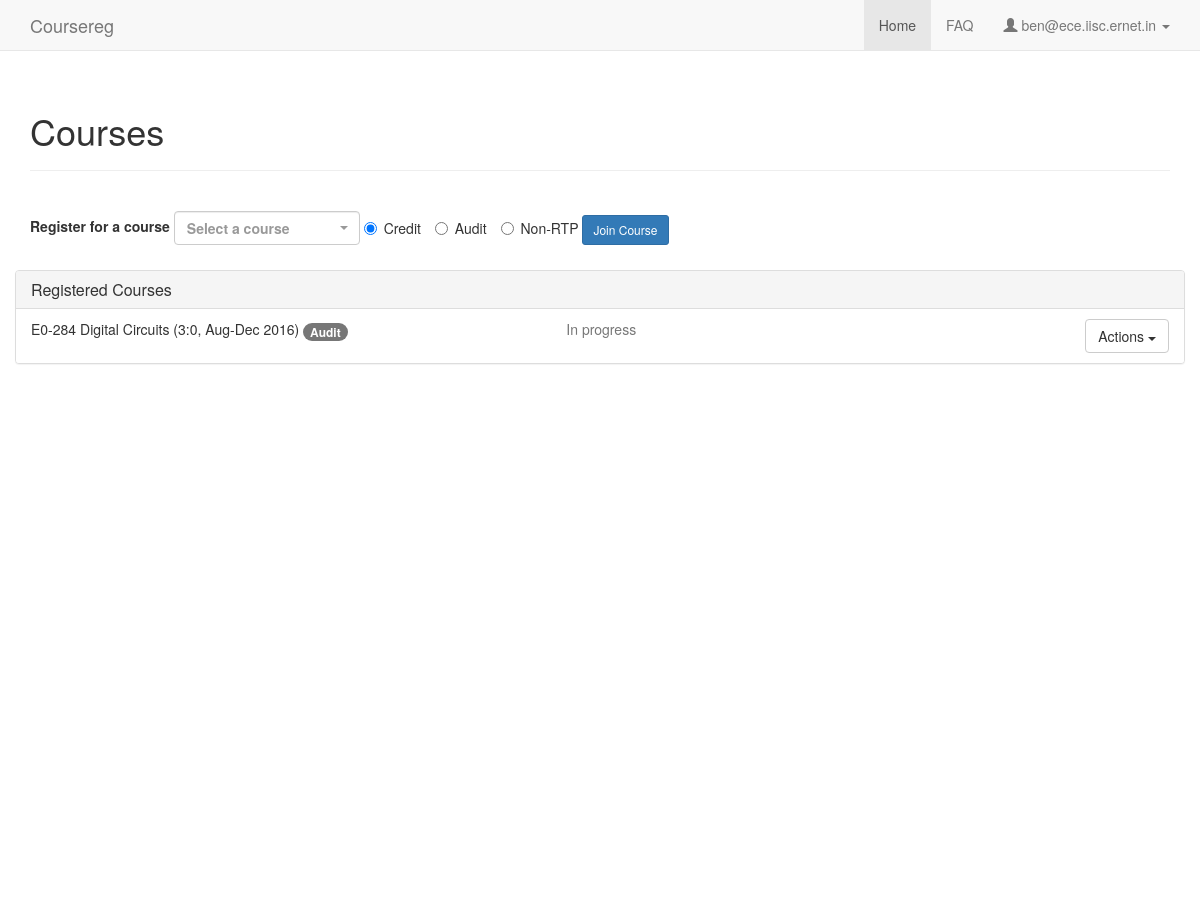
/ (signed in), run on an earlier commit of the app's database.
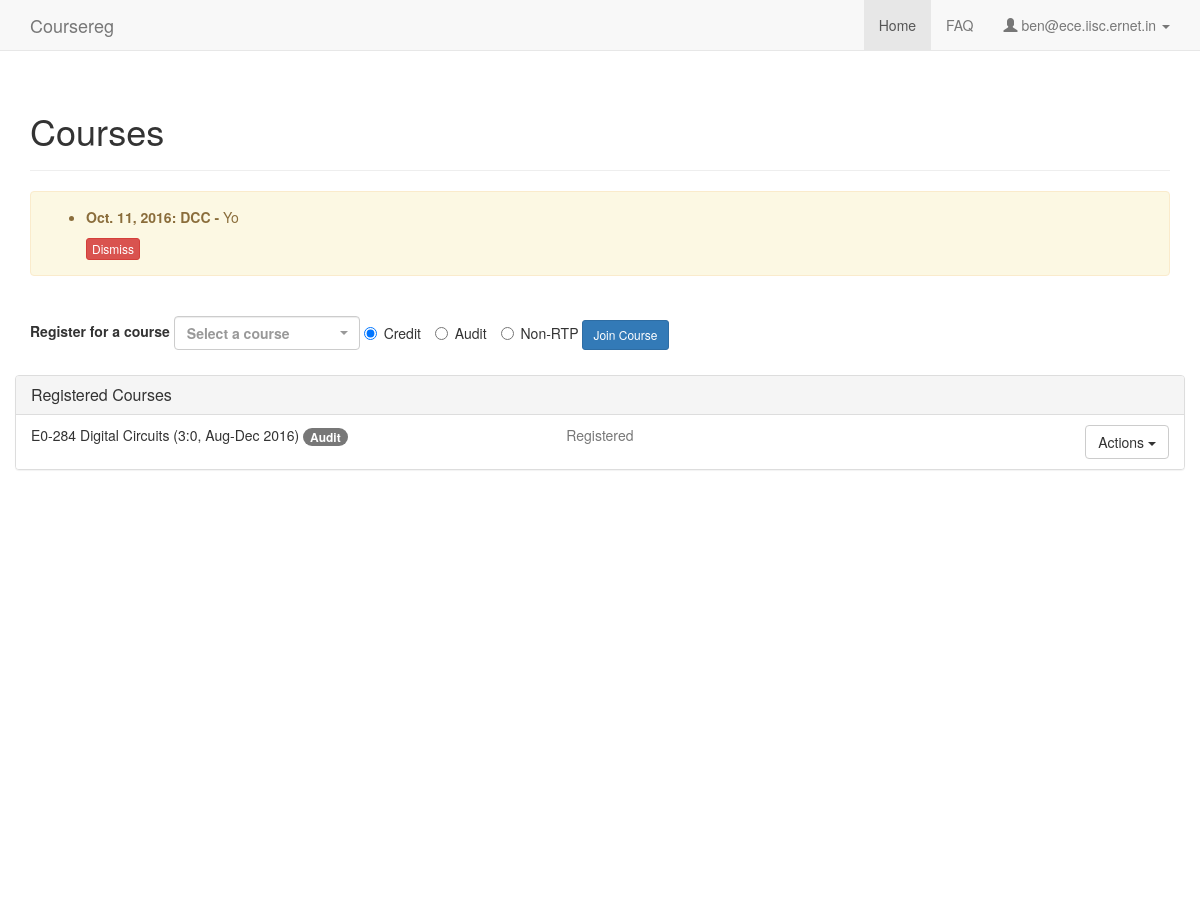
And on a later commit of the database.
### coursereg/models.py (models this page shows, shortened)
class Participant(models.Model):
    PARTICIPANT_STUDENT = 0
    PARTICIPANT_INSTRUCTOR = 1
    PARTICIPANT_TA = 2
    PARTICIPANT_CHOICES = (
        (PARTICIPANT_STUDENT, 'Student'),
        (PARTICIPANT_INSTRUCTOR, 'Instructor'),
        (PARTICIPANT_TA, 'TA'),
    )
    user = models.ForeignKey('User', on_delete=models.CASCADE)
    course = models.ForeignKey('Course', on_delete=models.CASCADE)
    participant_type = models.IntegerField(default=PARTICIPANT_INSTRUCTOR, choices=PARTICIPANT_CHOICES)
    registration_type = models.ForeignKey('RegistrationType', null=True, on_delete=models.CASCADE)
    is_drop = models.BooleanField(default=False)
    grade = models.ForeignKey('Grade', on_delete=models.CASCADE, blank=True, null=True)
    should_count_towards_cgpa = models.BooleanField(default=True)
    lock_from_student = models.BooleanField(default=False)
    created_at = models.DateTimeField(auto_now_add=True)
    updated_at = models.DateTimeField(auto_now=True)
    def get_status_desc(self):
        if self.is_drop:
            return 'Dropped this course'
        if self.grade == None:
            if self.user.is_dcc_review_pending or self.user.is_adviser_review_pending:
                return 'In progress'
            else:
                return 'Registered'
        else:
            return self.grade
    def get_reg_type_desc(self):
        if self.is_drop:
            return 'Drop'
        else:
            return self.registration_type

class User(AbstractBaseUser, PermissionsMixin):
    USER_TYPE_STUDENT = 0
    USER_TYPE_FACULTY = 1
    USER_TYPE_DCC = 2
    USER_TYPE_OTHER = 3
    USER_TYPE_CHOICES = (
        (USER_TYPE_STUDENT, "Student"),
        (USER_TYPE_FACULTY, "Faculty"),
        (USER_TYPE_DCC, "DCC"),
        (USER_TYPE_OTHER, "Other"),
    )
    email = models.EmailField(max_length=254, unique=True)
    full_name = models.CharField(max_length=250)
    user_type = models.IntegerField(default=USER_TYPE_OTHER, choices=USER_TYPE_CHOICES)
    adviser = models.ForeignKey('self', null=True, blank=True, on_delete=models.CASCADE, limit_choices_to={'user_type': USER_TYPE_FACULTY})
    degree = models.ForeignKey(Degree, on_delete=models.CASCADE, null=True, blank=True)
    department = models.ForeignKey(Department, on_delete=models.CASCADE, null=True)
    date_joined = models.DateTimeField(default=timezone.now)
    sr_no = models.CharField(max_length=200, default='-')
    telephone = models.CharField(max_length=100, default='', blank=True)
    is_dcc_review_pending = models.BooleanField(default=False)
    is_dcc_sent_notification = models.BooleanField(default=False)
    is_adviser_review_pending = models.BooleanField(default=False)
    is_staff = models.BooleanField(default=False)
    is_active = models.BooleanField(default=True)
    objects = CustomUserManager()
    USERNAME_FIELD = 'email'
    REQUIRED_FIELDS = []

class Course(models.Model):
    num = models.CharField(max_length=100)
    title = models.CharField(max_length=200)
    department = models.ForeignKey(Department, on_delete=models.CASCADE)
    term = models.ForeignKey(Term)
    credits = models.CharField(max_length=100, default='', verbose_name="Credits (ex: 3:0)")
    should_count_towards_cgpa = models.BooleanField(default=True)
    is_instructor_review_pending = models.BooleanField(default=False)
    created_at = models.DateTimeField(auto_now_add=True)
    updated_at = models.DateTimeField(auto_now=True)
    timings = models.CharField(max_length=100, default='Not fixed yet')
    def is_last_cancellation_date_passed(self):
        return timezone.now() > self.term.last_cancellation_date
    def is_last_conversion_date_passed(self):
        return timezone.now() > self.term.last_conversion_date
    def is_last_drop_date_passed(self):
        return timezone.now() > self.term.last_drop_date
    def __unicode__(self):
        return self.num + ' ' + self.title + ' (%s, %s)' % (self.credits, self.term)

class Term(models.Model):
    name = models.CharField(max_length=100)
    year = models.CharField(max_length=4)
    start_reg_date = models.DateTimeField(default=timezone.now)
    last_reg_date = models.DateTimeField(default=timezone.now)
    last_adviser_approval_date = models.DateTimeField(default=timezone.now)
    last_instructor_approval_date = models.DateTimeField(default=timezone.now)
    last_cancellation_date = models.DateTimeField(default=timezone.now)
    last_conversion_date = models.DateTimeField(default=timezone.now)
    last_drop_date = models.DateTimeField(default=timezone.now)
    last_grade_date = models.DateTimeField(default=timezone.now)
    is_active = models.BooleanField(default=True)
    def __unicode__(self):
        return '%s %s' % (self.name, self.year)

class RegistrationType(models.Model):
    name = models.CharField(max_length=100)
    should_count_towards_cgpa = models.BooleanField(default=True)
    is_active = models.BooleanField(default=True)
    def __unicode__(self):
        return self.name

class Notification(models.Model):
    ORIGIN_ADVISER = 0
    ORIGIN_INSTRUCTOR = 1
    ORIGIN_DCC = 2
    ORIGIN_OTHER = 3
    ORIGIN_STUDENT = 4
    ORIGIN_CHOICES = (
        (ORIGIN_ADVISER, 'Adviser'),
        (ORIGIN_INSTRUCTOR, 'Instructor'),
        (ORIGIN_DCC, 'DCC'),
        (ORIGIN_OTHER, 'Other'),
        (ORIGIN_STUDENT, 'Student')
    )
    user = models.ForeignKey(User, on_delete=models.CASCADE)
    origin = models.IntegerField(default=ORIGIN_DCC, choices=ORIGIN_CHOICES)
    message = models.TextField()
    is_student_acknowledged = models.BooleanField(default=False)
    is_adviser_acknowledged = models.BooleanField(default=False)
    is_dcc_acknowledged = models.BooleanField(default=False)
    created_at = models.DateField(auto_now_add=True)

### coursereg/views/common.py (the view)
# urls.py: url(r'^$', views.common.index, name='index'),
@login_required
def index(request):
    if request.user.is_superuser:
        return redirect('admin:index')
    elif request.user.user_type == models.User.USER_TYPE_STUDENT:
        return student.index(request)
    elif request.user.user_type == models.User.USER_TYPE_FACULTY:
        return redirect('coursereg:adviser')
    elif request.user.user_type == models.User.USER_TYPE_DCC:
        return redirect('coursereg:dcc_report')
    else:
        messages.error(request, "User type not recognized.")
        return redirect('coursereg:fatal')

### coursereg/templates/coursereg/student.html (shortened to what the changed rows need)
{% extends "coursereg/base.html" %}
{% block body %}
<div class="container" id="maincontainer">
    <div class="row">
        <div class="col-md-12">
            <div class="page-header">
                <h1>Courses</h1>
            </div>
        </div>
    </div>
    {% if notifications %}
    <div class="row">
        <div class="col-md-12">
            <div class="alert alert-warning">
                <ul>
                {% for date, origin, message in notifications %}
                <li>
                    <strong>
                        {{ date }}: {{ origin }} -
                    </strong>
                    {{ message }}
                </li>
                {% endfor %}
                </ul>
                <div id="dismiss">
                    <form action="{% url 'coursereg:notifications_dismiss' %}" method="post">
                        <button type="submit" class="btn btn-danger btn-xs">Dismiss</button>
                    </form>
                </div>
            </div>
        </div>
    </div>
    {% endif %}
    <div class="row top-buffer-1">
        <div class="panel panel-default">
            <ul class="list-group">
                {% for participant in participants %}
                <li class="list-group-item">
                    <div class="row">
                        <div class="col-md-11 col-xs-10">
                            <div class="row">
                                <div class="col-md-6 col-xs-12">
                                    {% if participant.should_count_towards_cgpa %}
                                    <p title="Timings: {{participant.course.timings}}">
                                    {% else %}
                                    <p title="Timings: {{participant.course.timings}}" class="text-muted">
                                    {% endif %}
                                        {{ participant.course }} <span class="badge">{{ participant.get_reg_type_desc }}</span>
                                    </p>
                                </div>
                                <div class="col-md-6 col-xs-12">
                                    <p class="text-muted">
                                        {{ participant.get_status_desc }}
                                    </p>
                                </div>
                            </div>
                        </div>
                        <div class="col-md-1 col-xs-2">
                            <div title="Options" class="pull-right">
                                {% if not participant.course.is_last_drop_date_passed %}
                                <div class="dropdown">
                                    <button class="btn btn-default dropdown-toggle hidden-xs" type="button" data-toggle="dropdown" aria-haspopup="true" aria-expanded="true">
                                        Actions
                                        <span class="caret"></span>
                                    </button>
                                </div>
                                {% endif %}
                            </div>
                        </div>
                    </div>
                </li>
                {% endfor %}
            </ul>
        </div>
    </div>
</div>
{% endblock %}
{% block head %}
{% load staticfiles %}
<link href="{% static 'coursereg/css/select2.min.css' %}" rel="stylesheet">
<link href="{% static 'coursereg/css/select2-bootstrap.min.css' %}" rel="stylesheet">
{% endblock %}
{% block script %}
{% load staticfiles %}
{% endblock %}

What changed in the data, as far as the page shows it:
added Notification: notifications "Oct. 11, 2016", notifications "Yo"
changed through a linked row, Participant "Audit": get_status_desc "In progress" → "Registered"
Also different on the page:
new list line: ": DCC -"
text now shown: "Dismiss"
